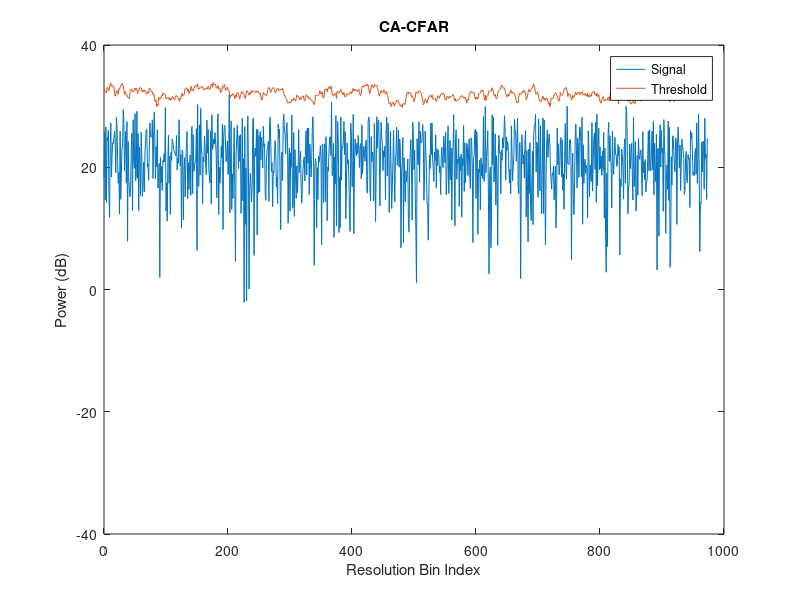

Write MATLAB code to recreate this figure.
% CA-CFAR DETECTION CODE
close all;
clear;

% simulated data
x = rand(1,1000);

% Parameters
PFA = 10^-3; 
RefWindow = 12;
N = 2*RefWindow; 
guardLength = 2;
SignalLength = length(x);
Window_Size = RefWindow;

%SNR_dB = 20;
%SNR_Linear = 10^(SNR_dB/10);

SFAlpha = N*(PFA^(-1/N)-1);

% Noise
yReal =  normrnd(1,10, [1,1000]);
yImag = 1i*normrnd(1,10, [1,1000]);
y_complex = yReal + yImag %y

% z
DataAfterPowerLawDetector = abs(y_complex).^2 % z

gca = [];
test = Window_Size+(guardLength/2)+1
test2 = (SignalLength)-(Window_Size+(guardLength/2))

for i = Window_Size+(guardLength/2)+1:(SignalLength)-(Window_Size+(guardLength/2))  
    tempG = [];
    B = DataAfterPowerLawDetector;
    CUT_Power = B(i);
    
    % f = i-Window_Size-(guardLength/2)
    % l = i-(guardLength/2)-1
    
    FLag = B(i-Window_Size-(guardLength/2):i-(guardLength/2)-1);     % Lagging Window
    FLead = B(i+1+(guardLength/2):i+(guardLength/2)+Window_Size);    % Leading Window
    
    AvgRefCells = (mean(FLag) + mean(FLead))/2;
    tempG = [tempG; AvgRefCells];
    
    gca = [gca, tempG];
end

T = SFAlpha.*gca
Threshold = 10*log10(T)
SignalPowerdB = 10*log10(x + DataAfterPowerLawDetector)

size = length(Threshold)

detection = [];
NumberOfDetections = 0;
for j = 1:size
    if T(j)<SignalPowerdB(j)
        detection(j)=1;
        NumberOfDetections = NumberOfDetections+1;
    else
        detection(j)=0;
    end
end

NumberOfDetections

% PFA error
PFA_expected = PFA;
PFA_Simulation = (1+SFAlpha);
PFA_error = (PFA_expected - PFA_Simulation)/PFA_expected

figure(1)
n = 0:size-1;
SignalPowerdB(size+1:SignalLength) = 0;
plot(n, SignalPowerdB(1:size), n, Threshold);
ylim([-40 40]);
xlabel('Resolution Bin Index');
ylabel('Power (dB)');
title('CA-CFAR');
legend('Signal','Threshold')
